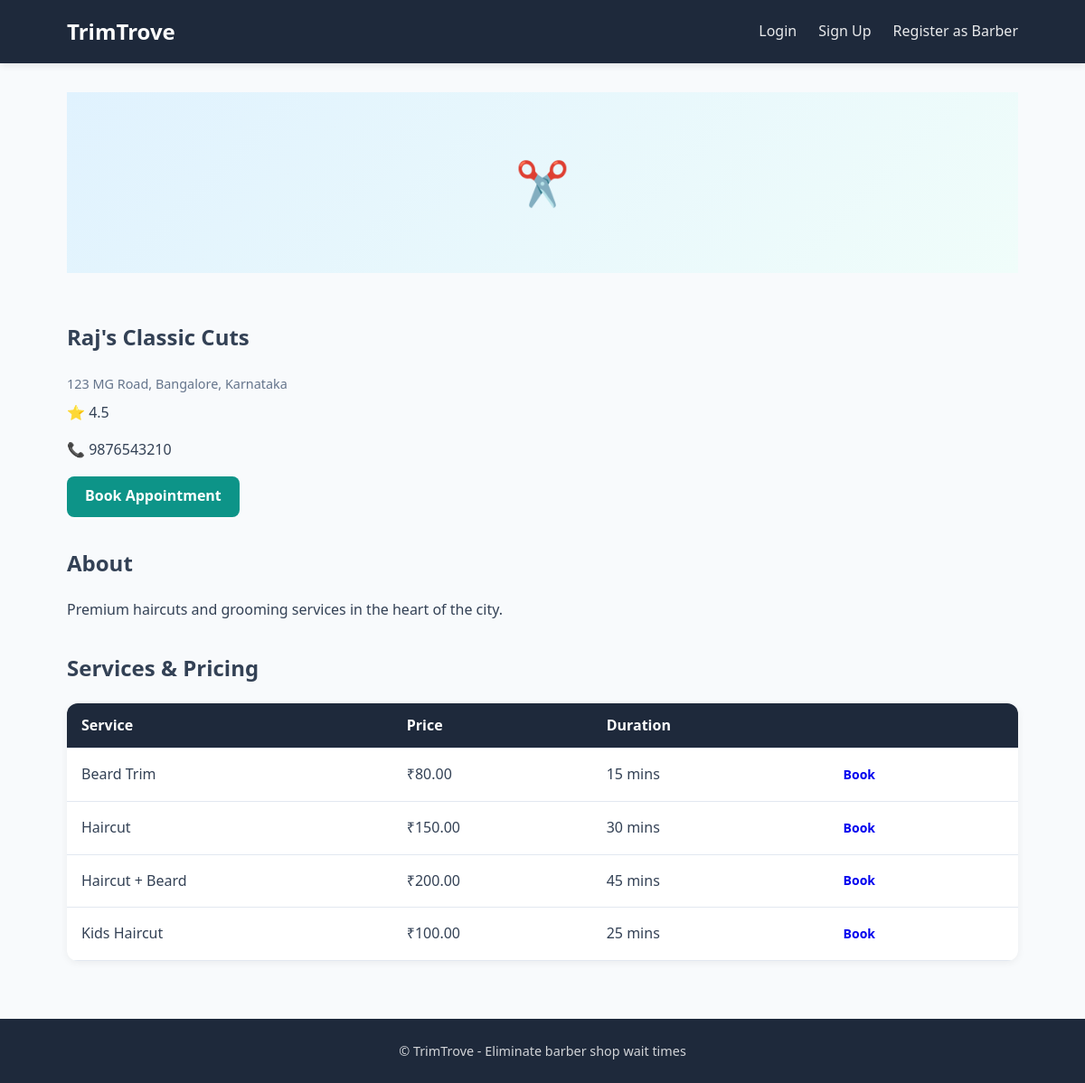
/customer/shop/1/, run on the app's committed database.
### barbers/models.py (models this page shows, shortened)
class BarberShop(models.Model):
    name = models.CharField(max_length=200)
    description = models.TextField(blank=True)
    address = models.CharField(max_length=500)
    latitude = models.DecimalField(max_digits=9, decimal_places=6, null=True, blank=True)
    longitude = models.DecimalField(max_digits=9, decimal_places=6, null=True, blank=True)
    phone = models.CharField(max_length=15, blank=True)
    image = models.ImageField(upload_to='shops/', blank=True, null=True)
    created_by = models.ForeignKey(
        Profile,
        on_delete=models.CASCADE,
        related_name='barber_shops'
    )
    created_at = models.DateTimeField(auto_now_add=True)
    updated_at = models.DateTimeField(auto_now=True)
    class Meta:
        ordering = ['name']
    @property
    def avg_rating(self):
        return 4.5

class Service(models.Model):
    name = models.CharField(max_length=100)
    description = models.TextField(blank=True)
    price = models.DecimalField(max_digits=8, decimal_places=2)
    duration_minutes = models.PositiveIntegerField(default=30, help_text='Duration in minutes')
    barber_shop = models.ForeignKey(
        BarberShop,
        on_delete=models.CASCADE,
        related_name='services'
    )
    created_at = models.DateTimeField(auto_now_add=True)
    class Meta:
        ordering = ['name']
        unique_together = [['barber_shop', 'name']]

### customers/views.py (the view)
# urls.py: path('shop/<int:pk>/', views.shop_detail, name='shop_detail'),
@customer_required
def shop_detail(request, pk):
    shop = get_object_or_404(BarberShop.objects.prefetch_related('services', 'working_hours'), pk=pk)
    return render(request, 'customers/shop_detail.html', {'shop': shop})

### trimtrove/context_processors.py (called while the page is built)
def user_profile(request):
    if request.user.is_authenticated:
        try:
            return {'user_profile': Profile.objects.get(user=request.user)}
        except Profile.DoesNotExist:
            return {'user_profile': None}
    return {'user_profile': None}

### templates/customers/shop_detail.html (shortened to what this page needs)
{% extends 'base.html' %}
{% block content %}
<section class="shop-detail">
    <div class="container">
        <div class="shop-header">
            {% if shop.image %}
            <img src="{{ shop.image.url }}" alt="{{ shop.name }}" class="shop-detail-image">
            {% else %}
            <div class="shop-image-placeholder large">✂️</div>
            {% endif %}
            <div>
                <h1>{{ shop.name }}</h1>
                <p class="address">{{ shop.address }}</p>
                <p class="rating">⭐ {{ shop.avg_rating }}</p>
                {% if shop.phone %}<p>📞 {{ shop.phone }}</p>{% endif %}
                <a href="{% url 'customers:book' shop.pk %}" class="btn btn-primary">Book Appointment</a>
            </div>
        </div>
        {% if shop.description %}
        <div class="shop-description">
            <h2>About</h2>
            <p>{{ shop.description }}</p>
        </div>
        {% endif %}
        <div class="services-section">
            <h2>Services & Pricing</h2>
            <table class="services-table">
                <thead>
                    <tr><th>Service</th><th>Price</th><th>Duration</th><th></th></tr>
                </thead>
                <tbody>
                    {% for s in shop.services.all %}
                    <tr>
                        <td>{{ s.name }}</td>
                        <td>₹{{ s.price }}</td>
                        <td>{{ s.duration_minutes }} mins</td>
                        <td><a href="{% url 'customers:book' shop.pk %}?service={{ s.pk }}" class="btn btn-sm">Book</a></td>
                    </tr>
                    {% empty %}
                    <tr><td colspan="4">No services listed.</td></tr>
                    {% endfor %}
                </tbody>
            </table>
        </div>
    </div>
</section>
{% endblock %}

### static/css/style.css (style rules this page uses)
:root { --primary: #0d9488; --primary-dark: #0f766e; --secondary: #1e293b; --bg: #f8fafc; --card-bg: #fff; --text: #334155; --text-muted: #64748b; --border: #e2e8f0; --danger: #dc2626; --success: #16a34a; --warning: #ca8a04; }
* { box-sizing: border-box; }
body { font-family: 'Segoe UI', system-ui, -apple-system, sans-serif; margin: 0; padding: 0; background: var(--bg); color: var(--text); line-height: 1.6; min-height: 100vh; display: flex; flex-direction: column; }
.container { max-width: 1100px; margin: 0 auto; padding: 0 1.5rem; }
.btn { display: inline-block; padding: 0.6rem 1.25rem; border-radius: 8px; font-weight: 600; text-decoration: none; cursor: pointer; border: none; font-size: 1rem; transition: transform 0.15s, box-shadow 0.15s; }
.btn-primary { background: var(--primary); color: white; }
.btn-sm { padding: 0.35rem 0.75rem; font-size: 0.875rem; }
.shop-image-placeholder { width: 100%; height: 160px; background: linear-gradient(135deg, #e0f2fe 0%, #f0fdfa 100%); display: flex; align-items: center; justify-content: center; font-size: 3rem; }
.shop-image-placeholder.large { height: 200px; min-width: 250px; }
.address { color: var(--text-muted); font-size: 0.9rem; margin: 0 0 0.5rem; }
.rating { margin: 0 0 0.5rem; }
.shop-header { display: flex; gap: 2rem; margin-bottom: 2rem; flex-wrap: wrap; }
.shop-description, .services-section { margin-bottom: 2rem; }
.services-table, .appointments-table { width: 100%; border-collapse: collapse; background: var(--card-bg); border-radius: 12px; overflow: hidden; box-shadow: 0 2px 8px rgba(0,0,0,0.06); }
.services-table th, .appointments-table th, .services-table td, .appointments-table td { padding: 0.75rem 1rem; text-align: left; border-bottom: 1px solid var(--border); }
.services-table th, .appointments-table th { background: var(--secondary); color: white; font-weight: 600; }

### data on the page
BarberShop: name "Raj's Classic Cuts", address "123 MG Road, Bangalore, Karnataka", avg_rating "4.5", phone "9876543210", description "Premium haircuts and grooming services in the heart of the city."
Service: name "Beard Trim", price "80.00", duration_minutes "15"
Service: name "Haircut", price "150.00", duration_minutes "30"
Service: name "Haircut + Beard", price "200.00", duration_minutes "45"
Service: name "Kids Haircut", price "100.00", duration_minutes "25"
